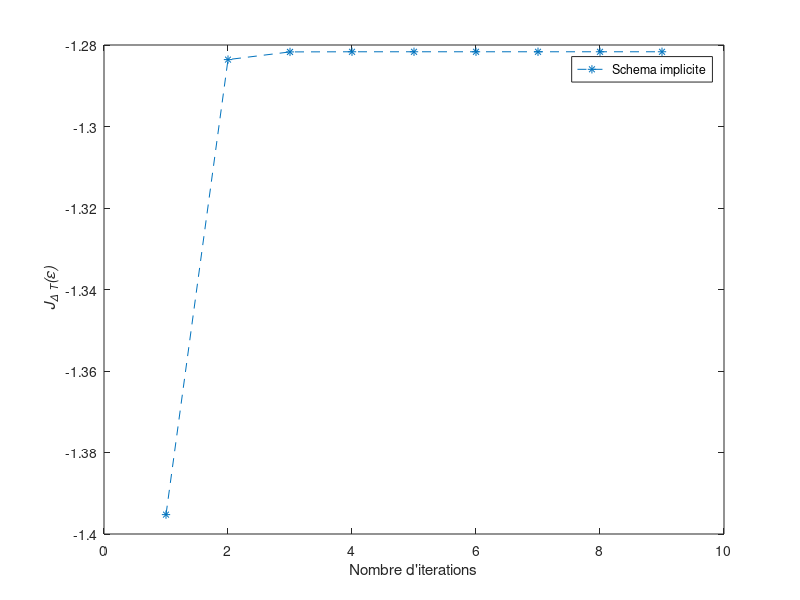

MATLAB code for this plot:
function implicit
%============= Variables =================
T	=10;
L	=200; %return to 200
t	=linspace(0,T,L);
dt	=t(2)-t(1);

H0	=[1 0;0 2];
H1	=[0 1;1 0];

alpha = 10;
y0 = [1;0];
ycible	=[0;1];

maxiter	= 9; %return to 30 after (bug after 9)
c	= ones(1,L-1)*0.3; %eps
ctil = ones(1,L-1)*0.5; %eps tilde
%division by zero in mus if c=ctilde

y=zeros(2,L);
y(:,1)=y0;
p=zeros(2,L);
p(:,L)=ycible;

psit=zeros(2,L);
psit(:,1)=expm(-(H0*dt)/(2*i))*y(:,1); %initial value

psib=zeros(2,L);
psib(:,1)=expm((H0*dt)/(2*i))*y(:,1);

chit=zeros(2,L);
chit(:,L)=expm((H0*dt)/(2*i))*p(:,L); %end value

chib=zeros(2,L);
chib(:,L)=expm(-(H0*dt)/(2*i))*p(:,L);

Jtab=zeros(1,maxiter);

%a la 10eme iteration, fzero(c) ne fonctionne plus
%fzero: zero point is not bracketed
%fonctionne lorsque l'on remplace le produit hermitien x'*M*y
%par le produit scalaire x.'*M*y
%en fait, la fonctionnelle a deja converge depuis
%et est stable, c aussi
%essayer methode de Newton ou secante
%============= Main =================
for iter=1:maxiter
  %step1
    for j=L-1:-1:1
    chib(:,j+1)=expm(-(H0*dt)/(2*i))*p(:,j+1);
    f = @(x)x+(1/alpha)*imag(chib(:,j+1)'*calculMus(c(j),x,H1,dt)*psit(:,j+1));
    if (j==L-1)
      x0=ctil(L-1);
    else
      x0=ctil(j+1);
    endif
    x=fzero(f,x0);
    ctil(j)=x;
    chit(:,j)=expm(i*H1*ctil(:,j)*dt)*chib(:,j+1);
    
    p(:,j)=expm(i*H0*dt/2)*chit(:,j);
  end
  %ctil
  
  %step2
  for j=1:L-1
    psib(:,j)=expm((H0*dt)/(2*i))*y(:,j);
    f = @(x)x+(1/alpha)*imag(chit(:,j)'*calculMus(x,ctil(j),H1,dt)*psib(:,j));
    if (j==1)
      x0=c(1);
    else
      x0=c(j-1);
    endif
    x=fzero(f,x0);
    c(j)=x;

    psit(:,j+1)=expm(-i*H1*c(:,j)*dt)*psib(:,j);
    y(:,j+1)=expm(-i*H0*dt/2)*psit(:,j+1);
  end
  %c

  %J=2-norm(ycible-y(:,L))^2 - alpha * dt * norm(c)^2;
  J=2*real(ycible'*y(:,L)) - alpha * dt * norm(c)^2;
  
  Jtab(iter)=J;
	
  plot(Jtab, '--*');
  xlabel("Nombre d'iterations");
  ylabel ('{\it J_{\Delta T}(\epsilon)}')
  legend ("Schema implicite");
  
  %plot(t(1:end-1),c)
  %xlabel("Temps de contrôle");
  %ylabel ('Contrôle {\it \epsilon (t)}')
  %legend ("Champ de contrôle obtenu");
  
  %plot3(t,y(1,:),y(2,:))
  %xlabel("Temps");
  %ylabel ('{\it \psi (t)}')
  %legend ("Fonction d'onde");
  
	pause(.1);
  
	fprintf(2,'Iter=%i|J=%f \n',iter,J)
end
%fprintf(1,'y(T)=%f \n',y(:,L))
%cputime ()

end

%============= Functions =================
%********** Mu star **********
function mus=calculMus(x,y,mu,dt)
  Id2 = eye (size (mu));
  mus=i*(expm(mu*(x-y)*dt/i)-Id2)/(dt*(x-y));
end
